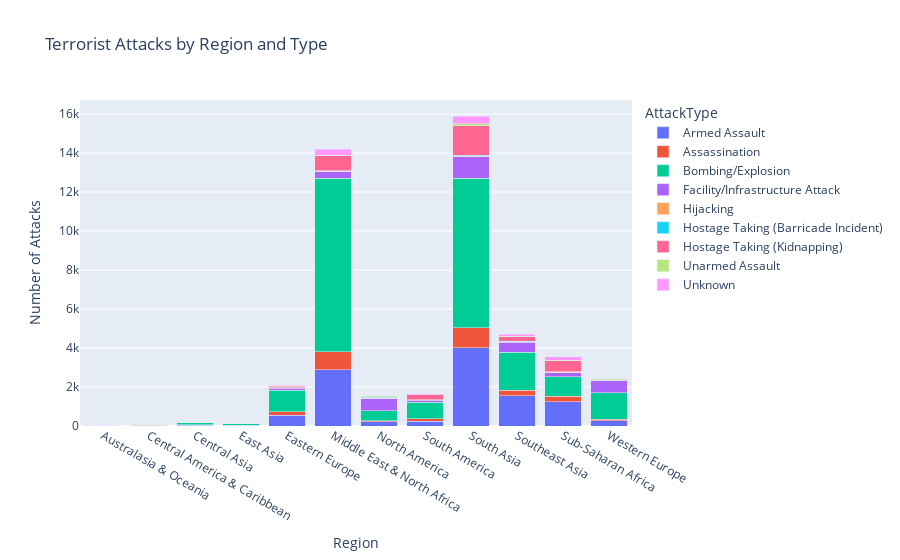

Notebook code for this chart:
### Markdown cell above
# Stacked Bar Chart:
- An interactive stacked bar chart to visualize the distribution of attack types across different regions or countries. Use Plotly to create the interactive chart.

### Code cell
# Group the data by region and attack type and count the number of attacks
region_attack_counts = data2.groupby(['Region', 'AttackType']).size().reset_index()
region_attack_counts.columns = ['Region', 'AttackType', 'Attack Count']

# Create the stacked bar chart
fig = px.bar(region_attack_counts, 
             x='Region',
             y='Attack Count',
             color='AttackType',
             title='Terrorist Attacks by Region and Type',
             labels={'Attack Count': 'Number of Attacks'},
             hover_name='AttackType',
             barmode='stack')

fig.show()

### Figure 1 — Plotly figure (JSON) as saved in the notebook; plotly's stock layout.template omitted (floating-point values rounded to 4 significant figures)
{"data": [{"alignmentgroup": "True", "hovertemplate": "<b>%{hovertext}</b><br><br>AttackType=Armed Assault<br>Region=%{x}<br>Number of Attacks=%{y}<extra></extra>", "hovertext": ["Armed Assault", "Armed Assault", "Armed Assault", "Armed Assault", "Armed Assault", "Armed Assault", "Armed Assault", "Armed Assault", "Armed Assault", "Armed Assault", "Armed Assault", "Armed Assault"], "legendgroup": "Armed Assault", "marker": {"color": "#636efa", "pattern": {"shape": ""}}, "name": "Armed Assault", "offsetgroup": "Armed Assault", "orientation": "v", "showlegend": true, "textposition": "auto", "type": "bar", "x": ["Australasia & Oceania", "Central America & Caribbean", "Central Asia", "East Asia", "Eastern Europe", "Middle East & North Africa", "North America", "South America", "South Asia", "Southeast Asia", "Sub-Saharan Africa", "Western Europe"], "xaxis": "x", "y": [8, 21, 36, 27, 540, 2874, 207, 245, 4004, 1554, 1245, 276], "yaxis": "y"}, {"alignmentgroup": "True", "hovertemplate": "<b>%{hovertext}</b><br><br>AttackType=Assassination<br>Region=%{x}<br>Number of Attacks=%{y}<extra></extra>", "hovertext": ["Assassination", "Assassination", "Assassination", "Assassination", "Assassination", "Assassination", "Assassination", "Assassination", "Assassination", "Assassination", "Assassination", "Assassination"], "legendgroup": "Assassination", "marker": {"color": "#EF553B", "pattern": {"shape": ""}}, "name": "Assassination", "offsetgroup": "Assassination", "orientation": "v", "showlegend": true, "textposition": "auto", "type": "bar", "x": ["Australasia & Oceania", "Central America & Caribbean", "Central Asia", "East Asia", "Eastern Europe", "Middle East & North Africa", "North America", "South America", "South Asia", "Southeast Asia", "Sub-Saharan Africa", "Western Europe"], "xaxis": "x", "y": [2, 20, 25, 4, 193, 946, 51, 121, 1028, 292, 283, 65], "yaxis": "y"}, {"alignmentgroup": "True", "hovertemplate": "<b>%{hovertext}</b><br><br>AttackType=Bombing/Explosion<br>Region=%{x}<br>Number of Attacks=%{y}<extra></extra>", "hovertext": ["Bombing/Explosion", "Bombing/Explosion", "Bombing/Explosion", "Bombing/Explosion", "Bombing/Explosion", "Bombing/Explosion", "Bombing/Explosion", "Bombing/Explosion", "Bombing/Explosion", "Bombing/Explosion", "Bombing/Explosion", "Bombing/Explosion"], "legendgroup": "Bombing/Explosion", "marker": {"color": "#00cc96", "pattern": {"shape": ""}}, "name": "Bombing/Explosion", "offsetgroup": "Bombing/Explosion", "orientation": "v", "showlegend": true, "textposition": "auto", "type": "bar", "x": ["Australasia & Oceania", "Central America & Caribbean", "Central Asia", "East Asia", "Eastern Europe", "Middle East & North Africa", "North America", "South America", "South Asia", "Southeast Asia", "Sub-Saharan Africa", "Western Europe"], "xaxis": "x", "y": [12, 22, 122, 85, 1105, 8898, 532, 840, 7668, 1928, 990, 1364], "yaxis": "y"}, {"alignmentgroup": "True", "hovertemplate": "<b>%{hovertext}</b><br><br>AttackType=Facility/Infrastructure Attack<br>Region=%{x}<br>Number of Attacks=%{y}<extra></extra>", "hovertext": ["Facility/Infrastructure Attack", "Facility/Infrastructure Attack", "Facility/Infrastructure Attack", "Facility/Infrastructure Attack", "Facility/Infrastructure Attack", "Facility/Infrastructure Attack", "Facility/Infrastructure Attack", "Facility/Infrastructure Attack", "Facility/Infrastructure Attack", "Facility/Infrastructure Attack", "Facility/Infrastructure Attack", "Facility/Infrastructure Attack"], "legendgroup": "Facility/Infrastructure Attack", "marker": {"color": "#ab63fa", "pattern": {"shape": ""}}, "name": "Facility/Infrastructure Attack", "offsetgroup": "Facility/Infrastructure Attack", "orientation": "v", "showlegend": true, "textposition": "auto", "type": "bar", "x": ["Australasia & Oceania", "Central America & Caribbean", "Central Asia", "East Asia", "Eastern Europe", "Middle East & North Africa", "North America", "South America", "South Asia", "Southeast Asia", "Sub-Saharan Africa", "Western Europe"], "xaxis": "x", "y": [14, 6, 11, 15, 110, 325, 631, 127, 1100, 524, 219, 638], "yaxis": "y"}, {"alignmentgroup": "True", "hovertemplate": "<b>%{hovertext}</b><br><br>AttackType=Hijacking<br>Region=%{x}<br>Number of Attacks=%{y}<extra></extra>", "hovertext": ["Hijacking", "Hijacking", "Hijacking", "Hijacking", "Hijacking", "Hijacking", "Hijacking", "Hijacking", "Hijacking", "Hijacking", "Hijacking", "Hijacking"], "legendgroup": "Hijacking", "marker": {"color": "#FFA15A", "pattern": {"shape": ""}}, "name": "Hijacking", "offsetgroup": "Hijacking", "orientation": "v", "showlegend": true, "textposition": "auto", "type": "bar", "x": ["Australasia & Oceania", "Central America & Caribbean", "Central Asia", "East Asia", "Eastern Europe", "Middle East & North Africa", "North America", "South America", "South Asia", "Southeast Asia", "Sub-Saharan Africa", "Western Europe"], "xaxis": "x", "y": [1, 1, 2, 4, 4, 22, 9, 12, 34, 14, 22, 15], "yaxis": "y"}, {"alignmentgroup": "True", "hovertemplate": "<b>%{hovertext}</b><br><br>AttackType=Hostage Taking (Barricade Incident)<br>Region=%{x}<br>Number of Attacks=%{y}<extra></extra>", "hovertext": ["Hostage Taking (Barricade Incident)", "Hostage Taking (Barricade Incident)", "Hostage Taking (Barricade Incident)", "Hostage Taking (Barricade Incident)", "Hostage Taking (Barricade Incident)", "Hostage Taking (Barricade Incident)", "Hostage Taking (Barricade Incident)", "Hostage Taking (Barricade Incident)", "Hostage Taking (Barricade Incident)", "Hostage Taking (Barricade Incident)", "Hostage Taking (Barricade Incident)"], "legendgroup": "Hostage Taking (Barricade Incident)", "marker": {"color": "#19d3f3", "pattern": {"shape": ""}}, "name": "Hostage Taking (Barricade Incident)", "offsetgroup": "Hostage Taking (Barricade Incident)", "orientation": "v", "showlegend": true, "textposition": "auto", "type": "bar", "x": ["Australasia & Oceania", "Central Asia", "East Asia", "Eastern Europe", "Middle East & North Africa", "North America", "South America", "South Asia", "Southeast Asia", "Sub-Saharan Africa", "Western Europe"], "xaxis": "x", "y": [1, 1, 1, 6, 27, 42, 8, 53, 27, 20, 13], "yaxis": "y"}, {"alignmentgroup": "True", "hovertemplate": "<b>%{hovertext}</b><br><br>AttackType=Hostage Taking (Kidnapping)<br>Region=%{x}<br>Number of Attacks=%{y}<extra></extra>", "hovertext": ["Hostage Taking (Kidnapping)", "Hostage Taking (Kidnapping)", "Hostage Taking (Kidnapping)", "Hostage Taking (Kidnapping)", "Hostage Taking (Kidnapping)", "Hostage Taking (Kidnapping)", "Hostage Taking (Kidnapping)", "Hostage Taking (Kidnapping)", "Hostage Taking (Kidnapping)", "Hostage Taking (Kidnapping)", "Hostage Taking (Kidnapping)"], "legendgroup": "Hostage Taking (Kidnapping)", "marker": {"color": "#FF6692", "pattern": {"shape": ""}}, "name": "Hostage Taking (Kidnapping)", "offsetgroup": "Hostage Taking (Kidnapping)", "orientation": "v", "showlegend": true, "textposition": "auto", "type": "bar", "x": ["Australasia & Oceania", "Central America & Caribbean", "Central Asia", "Eastern Europe", "Middle East & North Africa", "North America", "South America", "South Asia", "Southeast Asia", "Sub-Saharan Africa", "Western Europe"], "xaxis": "x", "y": [4, 2, 21, 74, 764, 19, 246, 1521, 257, 560, 11], "yaxis": "y"}, {"alignmentgroup": "True", "hovertemplate": "<b>%{hovertext}</b><br><br>AttackType=Unarmed Assault<br>Region=%{x}<br>Number of Attacks=%{y}<extra></extra>", "hovertext": ["Unarmed Assault", "Unarmed Assault", "Unarmed Assault", "Unarmed Assault", "Unarmed Assault", "Unarmed Assault", "Unarmed Assault", "Unarmed Assault", "Unarmed Assault", "Unarmed Assault", "Unarmed Assault"], "legendgroup": "Unarmed Assault", "marker": {"color": "#B6E880", "pattern": {"shape": ""}}, "name": "Unarmed Assault", "offsetgroup": "Unarmed Assault", "orientation": "v", "showlegend": true, "textposition": "auto", "type": "bar", "x": ["Australasia & Oceania", "Central Asia", "East Asia", "Eastern Europe", "Middle East & North Africa", "North America", "South America", "South Asia", "Southeast Asia", "Sub-Saharan Africa", "Western Europe"], "xaxis": "x", "y": [8, 4, 15, 41, 31, 51, 11, 102, 15, 26, 55], "yaxis": "y"}, {"alignmentgroup": "True", "hovertemplate": "<b>%{hovertext}</b><br><br>AttackType=Unknown<br>Region=%{x}<br>Number of Attacks=%{y}<extra></extra>", "hovertext": ["Unknown", "Unknown", "Unknown", "Unknown", "Unknown", "Unknown", "Unknown", "Unknown", "Unknown", "Unknown"], "legendgroup": "Unknown", "marker": {"color": "#FF97FF", "pattern": {"shape": ""}}, "name": "Unknown", "offsetgroup": "Unknown", "orientation": "v", "showlegend": true, "textposition": "auto", "type": "bar", "x": ["Central Asia", "East Asia", "Eastern Europe", "Middle East & North Africa", "North America", "South America", "South Asia", "Southeast Asia", "Sub-Saharan Africa", "Western Europe"], "xaxis": "x", "y": [2, 1, 22, 299, 1, 40, 375, 92, 189, 5], "yaxis": "y"}], "layout": {"barmode": "stack", "legend": {"title": {"text": "AttackType"}, "tracegroupgap": 0}, "title": {"text": "Terrorist Attacks by Region and Type"}, "xaxis": {"anchor": "y", "domain": [0, 1], "title": {"text": "Region"}}, "yaxis": {"anchor": "x", "domain": [0, 1], "title": {"text": "Number of Attacks"}}}}
